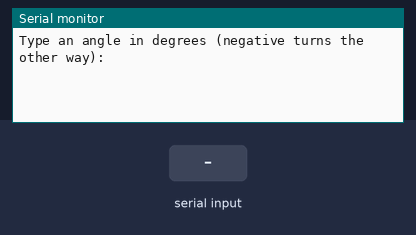
The sketch below on a simulated Arduino Uno, built with avr-gcc and run on an emulated ATmega328P. Shown: the last lines printed to the serial monitor. The inputs (shaded band) are chosen by the test bench.

Above: at 1.2 s.
1.3 s: "90,45\n" received over Serial
At 1.7 s:
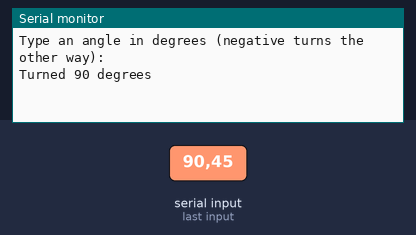
2.8 s: "30,150\n" received over Serial
At 4.1 s:
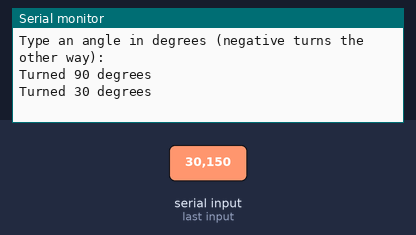

The sketch:

lab2-starter.ino
```cpp
// lab2-starter.ino: Lab work 2. Fill in the two TODOs.
// 28BYJ-48 on a ULN2003 board wired as in Example 3. Serial Monitor at 9600 baud, line ending "Newline".

#include <Stepper.h>

const int STEPS_PER_REV = 2048;
Stepper motor(STEPS_PER_REV, 8, 10, 9, 11);

void setup() {
  motor.setSpeed(10);
  Serial.begin(9600);
  Serial.println("Type an angle in degrees (negative turns the other way):");
}

void loop() {
  if (Serial.available() > 0) {
    String line = Serial.readStringUntil('\n');
    line.trim();
    int angle = line.toInt();

    long steps = 0;   // TODO 1: convert angle to steps
    // TODO 2: move the motor by that many steps

    Serial.print("Turned ");
    Serial.print(angle);
    Serial.println(" degrees");
  }
}
```

Measured:
- after the input at 1.3 s, the serial monitor: prints a new line at once (image 1)
- after the input at 2.8 s, the serial monitor: prints a new line at once (image 2)
